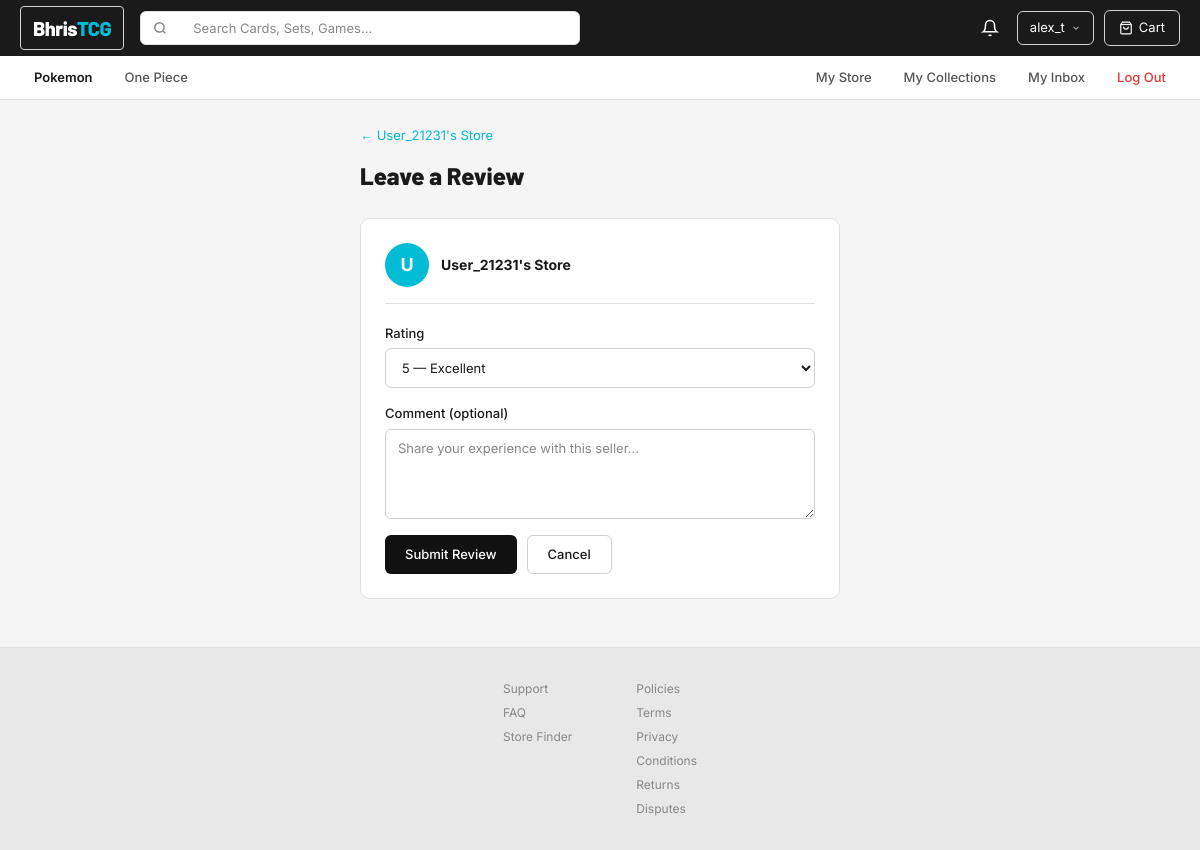
The app's page /review/1 (signed in) with its own data.
### app/models/user.py (models this page shows, shortened)
class User(UserMixin, db.Model):
    __tablename__ = 'users'
    id = db.Column(db.Integer, primary_key=True)
    username = db.Column(db.String(64), unique=True, nullable=False, index=True)
    email = db.Column(db.String(120), unique=True, nullable=False, index=True)
    password_hash = db.Column(db.String(256), nullable=False)
    avatar_url = db.Column(db.String(256), nullable=True)
    bio = db.Column(db.String(500), nullable=True)
    location = db.Column(db.String(100), nullable=True)
    created_at = db.Column(db.DateTime, default=datetime.utcnow)
    is_active = db.Column(db.Boolean, default=True)
    is_admin = db.Column(db.Boolean, default=False)
    store_name = db.Column(db.String(100), nullable=True)
    store_description = db.Column(db.String(500), nullable=True)
    store_balance = db.Column(db.Float, default=0.0)
    incoming_funds = db.Column(db.Float, default=0.0)
    listings = db.relationship('Listing', backref='seller', lazy='dynamic',
                               foreign_keys='Listing.seller_id')
    collections = db.relationship('Collection', backref='owner', lazy='dynamic')
    collection_items = db.relationship('CollectionItem', backref='owner', lazy='dynamic')
    reviews_received = db.relationship('Review', backref='seller', lazy='dynamic',
                                       foreign_keys='Review.seller_id')
    reviews_given = db.relationship('Review', backref='reviewer', lazy='dynamic',
                                    foreign_keys='Review.reviewer_id')
    sent_messages = db.relationship('Message', backref='sender', lazy='dynamic',
                                    foreign_keys='Message.sender_id')
    received_messages = db.relationship('Message', backref='recipient', lazy='dynamic',
                                        foreign_keys='Message.recipient_id')
    cart_items = db.relationship('CartItem', backref='user', lazy='dynamic')
    notifications = db.relationship('Notification', backref='user', lazy='dynamic')
    @property
    def average_rating(self):
        reviews = self.reviews_received.all()
        if not reviews:
            return 0.0
        return round(sum(r.rating for r in reviews) / len(reviews), 1)

### app/routes/review_routes.py (the view, shortened to what this page needs)
@review_bp.route('/review/<int:seller_id>', methods=['GET', 'POST'])
@login_required
def leave_review(seller_id):
    seller = User.query.get_or_404(seller_id)
    if seller_id == current_user.id:
        abort(403)
    form = ReviewForm()
    return render_template('review/leave_review.html', form=form, seller=seller)

### app/utils/validators.py
class ReviewForm(FlaskForm):
    rating = SelectField('Rating', choices=[
        ('5', '5 — Excellent'), ('4', '4 — Good'), ('3', '3 — Okay'),
        ('2', '2 — Poor'), ('1', '1 — Terrible'),
    ], validators=[DataRequired()])
    comment = TextAreaField('Comment', validators=[Optional(), Length(max=1000)])

### app/models/user.py (called while the page is built)
@login_manager.user_loader
def load_user(user_id):
    return User.query.get(int(user_id))

### templates/review/leave_review.html (shortened to what this page needs)
{% extends "base.html" %}
{% block content %}
<div class="container page">
  <div style="max-width:480px;margin:0 auto;">
    <a href="{{ url_for('store.store', username=seller.username) }}" style="font-size:13px;color:var(--c-cyan);">← {{ seller.store_name or seller.username }}</a>
    <h1 style="font-family:var(--ff-display);font-size:24px;font-weight:800;margin:12px 0 24px;">Leave a Review</h1>
    <div class="card-surface" style="padding:24px;">
      <div style="display:flex;align-items:center;gap:12px;margin-bottom:20px;padding-bottom:16px;border-bottom:1px solid var(--c-border);">
        <div class="convo-avatar" style="width:44px;height:44px;font-size:18px;">{{ seller.username[0].upper() }}</div>
        <div>
          <div style="font-weight:700;">{{ seller.store_name or seller.username }}</div>
        </div>
      </div>
      <form method="POST" novalidate>
        <div class="form-group">
          <label class="form-label">Rating</label>
          {{ form.rating(class='form-control') }}
        </div>
        <div class="form-group">
          <label class="form-label">Comment (optional)</label>
          {{ form.comment(class='form-control', rows='4', placeholder='Share your experience with this seller…') }}
        </div>
        <div style="display:flex;gap:10px;margin-top:8px;">
          <button type="submit" class="btn btn--primary">Submit Review</button>
          <a href="{{ url_for('store.store', username=seller.username) }}" class="btn btn--outline">Cancel</a>
        </div>
      </form>
    </div>
  </div>
</div>
{% endblock %}

### templates/base.html (shortened to what this page needs)
<!DOCTYPE html>
<html lang="en">
<head>
  <link rel="stylesheet" href="{{ url_for('static', filename='css/main.css') }}" />
</head>
<body>
<nav class="top-nav">
  <div class="top-nav__inner">
    <a href="{{ url_for('marketplace.home') }}" class="top-nav__logo">
      Bhris<span>TCG</span>
    </a>
    <form class="top-nav__search" action="{{ url_for('marketplace.marketplace') }}" method="GET">
      <span class="top-nav__search-icon">
        <svg width="14" height="14" viewBox="0 0 24 24" fill="none" stroke="currentColor" stroke-width="2.5"><circle cx="11" cy="11" r="8"/><path d="m21 21-4.35-4.35"/></svg>
      </span>
      <input type="text" name="q" placeholder="Search Cards, Sets, Games…"
             value="{{ request.args.get('q', '') }}" autocomplete="off" />
    </form>
    <div class="top-nav__right">
      {% if current_user.is_authenticated %}
        <button class="top-nav__bell" id="notifBtn" onclick="markNotifsRead()" title="Notifications">
          <svg width="18" height="18" viewBox="0 0 24 24" fill="none" stroke="currentColor" stroke-width="2"><path d="M18 8A6 6 0 0 0 6 8c0 7-3 9-3 9h18s-3-2-3-9"/><path d="M13.73 21a2 2 0 0 1-3.46 0"/></svg>
        </button>
        <div style="position:relative;">
          <div class="top-nav__user" id="userMenuBtn">
            {{ current_user.username }}
            <svg width="10" height="10" viewBox="0 0 24 24" fill="none" stroke="currentColor" stroke-width="2.5"><polyline points="6 9 12 15 18 9"/></svg>
          </div>
        </div>
        <a href="{{ url_for('marketplace.cart') }}" class="top-nav__cart">
          <svg width="14" height="14" viewBox="0 0 24 24" fill="none" stroke="currentColor" stroke-width="2"><path d="M6 2 3 6v14a2 2 0 0 0 2 2h14a2 2 0 0 0 2-2V6l-3-4z"/><line x1="3" y1="6" x2="21" y2="6"/><path d="M16 10a4 4 0 0 1-8 0"/></svg>
          Cart
        </a>
      {% endif %}
    </div>
  </div>
</nav>
<nav class="sub-nav">
  <div class="sub-nav__inner">
    <div class="sub-nav__left">
      <a href="{{ url_for('marketplace.marketplace') }}?game=pokemon"
         class="sub-nav__link {% if request.args.get('game','pokemon')=='pokemon' %}active{% endif %}">
        Pokemon
      </a>
      <a href="{{ url_for('marketplace.marketplace') }}?game=onepiece"
         class="sub-nav__link {% if request.args.get('game')=='onepiece' %}active{% endif %}">
        One Piece
      </a>
    </div>
    {% if current_user.is_authenticated %}
      <div class="sub-nav__right">
        <a href="{{ url_for('store.my_store') }}" class="sub-nav__link">My Store</a>
        <a href="{{ url_for('collection.collections') }}" class="sub-nav__link">My Collections</a>
        <a href="{{ url_for('chat.inbox') }}" class="sub-nav__link">My Inbox</a>
        <a href="{{ url_for('auth.logout') }}" class="sub-nav__link" style="color:#e53935;">Log Out</a>
      </div>
    {% endif %}
  </div>
</nav>
<main class="main">
  {% block content %}{% endblock %}
</main>
<footer class="footer">
  <div class="footer__inner">
    <div class="footer__col">
      <a href="#">Support</a>
      <a href="#">FAQ</a>
      <a href="#">Store Finder</a>
    </div>
    <div class="footer__col">
      <a href="#">Policies</a>
      <a href="#">Terms</a>
      <a href="#">Privacy</a>
      <a href="#">Conditions</a>
      <a href="#">Returns</a>
      <a href="#">Disputes</a>
    </div>
  </div>
</footer>
</body>
</html>

### records on screen
User: username "alex_t"
User: store_name "User_21231's Store", username "U"
